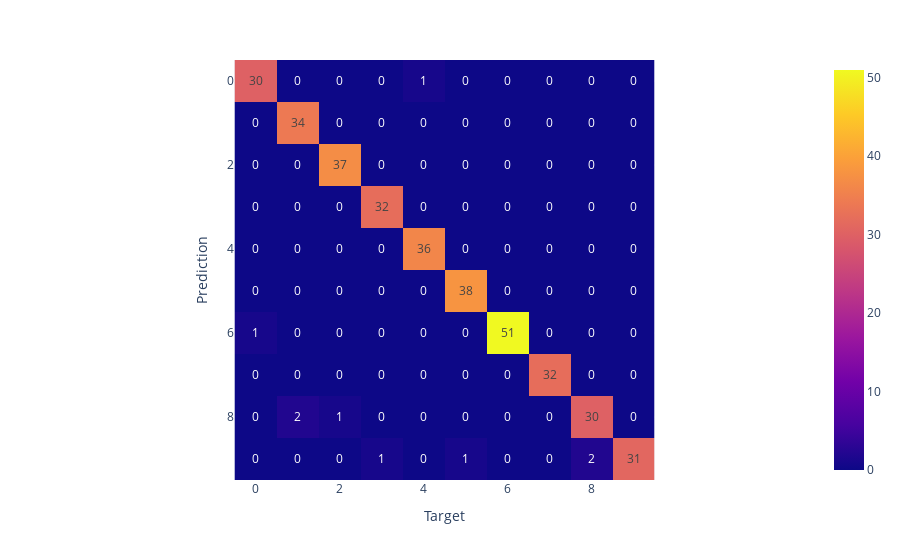
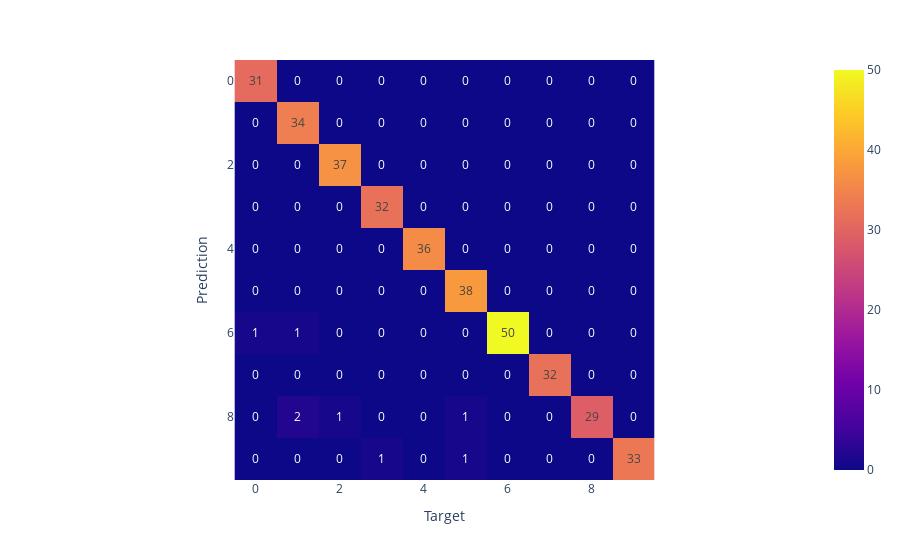
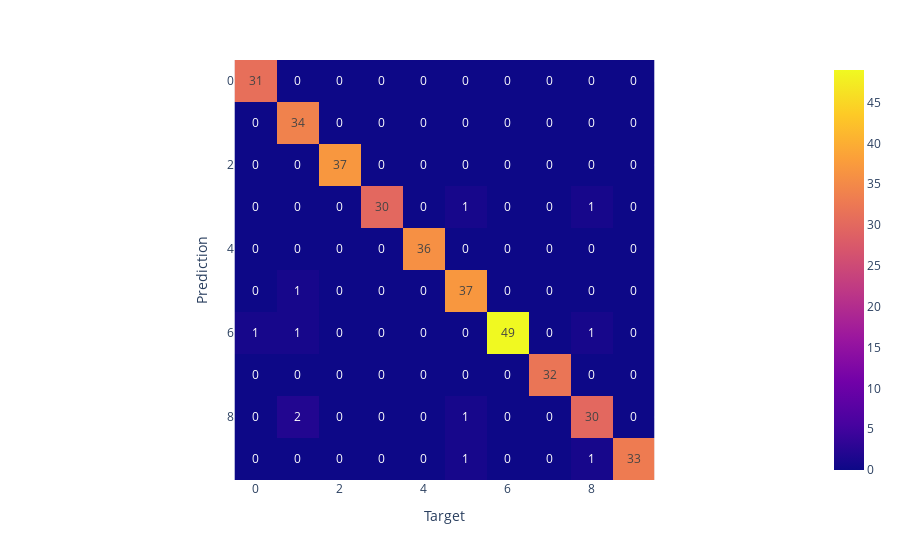

Write notebook code for charts like these, in order.
### Code cell
import time
from sklearn.datasets import load_digits
from sklearn.metrics import f1_score, confusion_matrix, classification_report
from sklearn.model_selection import GridSearchCV, train_test_split
from sklearn.ensemble import RandomForestClassifier
import catboost as cb
import plotly.express as px
from xgboost import XGBClassifier
from sklearn import metrics


if __name__ == '__main__':
    data = load_digits(as_frame=False)
    predicts = data.data
    target = data.target
    print('\nТаблица предикторов:\n')
    print(predicts)
    print('\nТаблица целевых переменных:\n')
    print(target)
    print('\nРазмерность таблицы предикторов:\n')
    print(predicts.shape)
    print('\nРазмерность таблицы целеых переменных:\n')
    print(target.shape)
    A_train, A_test, y_train, y_test = train_test_split(predicts, target, train_size=0.8)
    print('\nРазделение на тренировочную и тестовую выборки:\n')
    print(A_train.shape)
    print(A_test.shape)
    time_start = time.time()
    print('\nОбучение случайного леса без критерия останова:\n')
    random_forest = RandomForestClassifier(max_depth=15,min_samples_split=10).fit(A_train,y_train)

    y_preds_d = random_forest.predict(A_train)
    y_pred = random_forest.predict(A_test)
    foresttrain=f1_score(y_preds_d,y_train, average='macro')
    foresttest=f1_score(y_pred,y_test, average='macro')
    print("RandomForest\nTime used: ", time.time() - time_start)
    print('F1 мера для тренировочных данных {} % '.format(round((foresttrain * 100), 6)))
    print('F1 мера для тестовых данных {} % '.format(round((foresttest * 100), 6)))

    print('\nОбучение случайного используя критерия : перебор параметров и для каждой'
          'комбинации обучить модели, затем выбрать лучшую. Это можно сделать с помощью'
'GridSearchCV.\n')
    time_start = time.time()
    random_forest = RandomForestClassifier()
    params_grid = {"max_depth":[12,18], "min_samples_leaf":[1,10], "min_samples_split":[6,12]}
    grid_search_random_forest = GridSearchCV(estimator=random_forest, param_grid=params_grid, scoring="f1_macro",cv=4)

    grid_search_random_forest.fit(A_train,y_train)
    best_model = grid_search_random_forest.best_estimator_
    y_preds_d = best_model.predict(A_train)
    y_pred = best_model.predict(A_test)
    trainpercent=f1_score(y_preds_d,y_train, average='macro')
    testpercent=f1_score(y_pred,y_test, average='macro')
    print(best_model)
    print("RandomForest\nTime used: ", time.time() - time_start)
    print('F1 мера для тренировочных данных{} % '.format(round((trainpercent * 100), 6)))
    print('F1 мера для тестовых данных {} %'.format(round((testpercent * 100), 6)))
    fig = px.imshow(confusion_matrix(y_test, y_pred), text_auto=True)
    fig.update_layout(xaxis_title='Target', yaxis_title='Prediction')
    fig.show()
    print(metrics.confusion_matrix(y_test, y_pred))
    print(classification_report(y_test, y_pred))

    time_start = time.time()
    model_catboost_clf = cb.CatBoostClassifier(iterations=1000, task_type="GPU", devices='0')
    model_catboost_clf.fit(A_train, y_train)
    y_preds_t = model_catboost_clf.predict(A_train, task_type="CPU")
    y_preds = model_catboost_clf.predict(A_test, task_type="CPU")
    print("CatBoost(YANDEX)\nTime used: ", time.time() - time_start)
    #f1score=f1_score(y_preds_t,y_train, average='macro')
    #f1scoretest=f1_score(y_preds_t,y_test, average='macro')
    print('F1 мера для тренировочных данных ', f1_score(y_preds_t,y_train, average='macro'))
    print('F1 мера для тестовых данных ', f1_score(y_preds,y_test, average='macro'))
    fig = px.imshow(confusion_matrix(y_test, y_preds), text_auto=True)
    fig.update_layout(xaxis_title='Target', yaxis_title='Prediction')
    fig.show()
    print(metrics.confusion_matrix(y_test, y_preds))
    print(classification_report(y_test, y_preds))

    print('\n\nВыполнение третьего задания:\n')

    start = time.perf_counter()

    xgbCl = XGBClassifier()
    xgbCl.fit(A_train, y_train)
    test_predict = xgbCl.predict(A_test)
    xgbCl_score = xgbCl.score(A_test, y_test)
    time_start = time.time()
    print("Точность XGBoostClassifier модели равна: {} %".format(round((xgbCl_score * 100), 6)))
    print("\nМатрица ошибок XGBoostClassifier модели :")
    fig = px.imshow(confusion_matrix(y_test, test_predict), text_auto=True)
    fig.update_layout(xaxis_title='Target', yaxis_title='Prediction')
    fig.show()
    print(metrics.confusion_matrix(y_test, test_predict))

    y_predict = xgbCl.predict_proba(A_test)
    # print('Предсказанные данные:\n', y_predict)
    print("XgBoost\nTime used: ", time.time() - time_start)

### Figure 1 — Plotly figure (JSON) as saved in the notebook; plotly's stock layout.template omitted (floating-point values rounded to 4 significant figures)
{"data": [{"coloraxis": "coloraxis", "name": "0", "texttemplate": "%{z}", "z": [[30, 0, 0, 0, 1, 0, 0, 0, 0, 0], [0, 34, 0, 0, 0, 0, 0, 0, 0, 0], [0, 0, 37, 0, 0, 0, 0, 0, 0, 0], [0, 0, 0, 32, 0, 0, 0, 0, 0, 0], [0, 0, 0, 0, 36, 0, 0, 0, 0, 0], [0, 0, 0, 0, 0, 38, 0, 0, 0, 0], [1, 0, 0, 0, 0, 0, 51, 0, 0, 0], [0, 0, 0, 0, 0, 0, 0, 32, 0, 0], [0, 2, 1, 0, 0, 0, 0, 0, 30, 0], [0, 0, 0, 1, 0, 1, 0, 0, 2, 31]], "type": "heatmap", "xaxis": "x", "yaxis": "y", "hovertemplate": "x: %{x}<br>y: %{y}<br>color: %{z}<extra></extra>"}], "layout": {"xaxis": {"anchor": "y", "domain": [0.0, 1.0], "scaleanchor": "y", "constrain": "domain", "title": {"text": "Target"}}, "yaxis": {"anchor": "x", "domain": [0.0, 1.0], "autorange": "reversed", "constrain": "domain", "title": {"text": "Prediction"}}, "coloraxis": {"colorscale": [[0.0, "#0d0887"], [0.1111, "#46039f"], [0.2222, "#7201a8"], [0.3333, "#9c179e"], [0.4444, "#bd3786"], [0.5556, "#d8576b"], [0.6667, "#ed7953"], [0.7778, "#fb9f3a"], [0.8889, "#fdca26"], [1.0, "#f0f921"]]}, "margin": {"t": 60}}}

### Figure 2 — Plotly figure (JSON) as saved in the notebook; plotly's stock layout.template omitted (floating-point values rounded to 4 significant figures)
{"data": [{"coloraxis": "coloraxis", "name": "0", "texttemplate": "%{z}", "z": [[31, 0, 0, 0, 0, 0, 0, 0, 0, 0], [0, 34, 0, 0, 0, 0, 0, 0, 0, 0], [0, 0, 37, 0, 0, 0, 0, 0, 0, 0], [0, 0, 0, 32, 0, 0, 0, 0, 0, 0], [0, 0, 0, 0, 36, 0, 0, 0, 0, 0], [0, 0, 0, 0, 0, 38, 0, 0, 0, 0], [1, 1, 0, 0, 0, 0, 50, 0, 0, 0], [0, 0, 0, 0, 0, 0, 0, 32, 0, 0], [0, 2, 1, 0, 0, 1, 0, 0, 29, 0], [0, 0, 0, 1, 0, 1, 0, 0, 0, 33]], "type": "heatmap", "xaxis": "x", "yaxis": "y", "hovertemplate": "x: %{x}<br>y: %{y}<br>color: %{z}<extra></extra>"}], "layout": {"xaxis": {"anchor": "y", "domain": [0.0, 1.0], "scaleanchor": "y", "constrain": "domain", "title": {"text": "Target"}}, "yaxis": {"anchor": "x", "domain": [0.0, 1.0], "autorange": "reversed", "constrain": "domain", "title": {"text": "Prediction"}}, "coloraxis": {"colorscale": [[0.0, "#0d0887"], [0.1111, "#46039f"], [0.2222, "#7201a8"], [0.3333, "#9c179e"], [0.4444, "#bd3786"], [0.5556, "#d8576b"], [0.6667, "#ed7953"], [0.7778, "#fb9f3a"], [0.8889, "#fdca26"], [1.0, "#f0f921"]]}, "margin": {"t": 60}}}

### Figure 3 — Plotly figure (JSON) as saved in the notebook; plotly's stock layout.template omitted (floating-point values rounded to 4 significant figures)
{"data": [{"coloraxis": "coloraxis", "name": "0", "texttemplate": "%{z}", "z": [[31, 0, 0, 0, 0, 0, 0, 0, 0, 0], [0, 34, 0, 0, 0, 0, 0, 0, 0, 0], [0, 0, 37, 0, 0, 0, 0, 0, 0, 0], [0, 0, 0, 30, 0, 1, 0, 0, 1, 0], [0, 0, 0, 0, 36, 0, 0, 0, 0, 0], [0, 1, 0, 0, 0, 37, 0, 0, 0, 0], [1, 1, 0, 0, 0, 0, 49, 0, 1, 0], [0, 0, 0, 0, 0, 0, 0, 32, 0, 0], [0, 2, 0, 0, 0, 1, 0, 0, 30, 0], [0, 0, 0, 0, 0, 1, 0, 0, 1, 33]], "type": "heatmap", "xaxis": "x", "yaxis": "y", "hovertemplate": "x: %{x}<br>y: %{y}<br>color: %{z}<extra></extra>"}], "layout": {"xaxis": {"anchor": "y", "domain": [0.0, 1.0], "scaleanchor": "y", "constrain": "domain", "title": {"text": "Target"}}, "yaxis": {"anchor": "x", "domain": [0.0, 1.0], "autorange": "reversed", "constrain": "domain", "title": {"text": "Prediction"}}, "coloraxis": {"colorscale": [[0.0, "#0d0887"], [0.1111, "#46039f"], [0.2222, "#7201a8"], [0.3333, "#9c179e"], [0.4444, "#bd3786"], [0.5556, "#d8576b"], [0.6667, "#ed7953"], [0.7778, "#fb9f3a"], [0.8889, "#fdca26"], [1.0, "#f0f921"]]}, "margin": {"t": 60}}}
